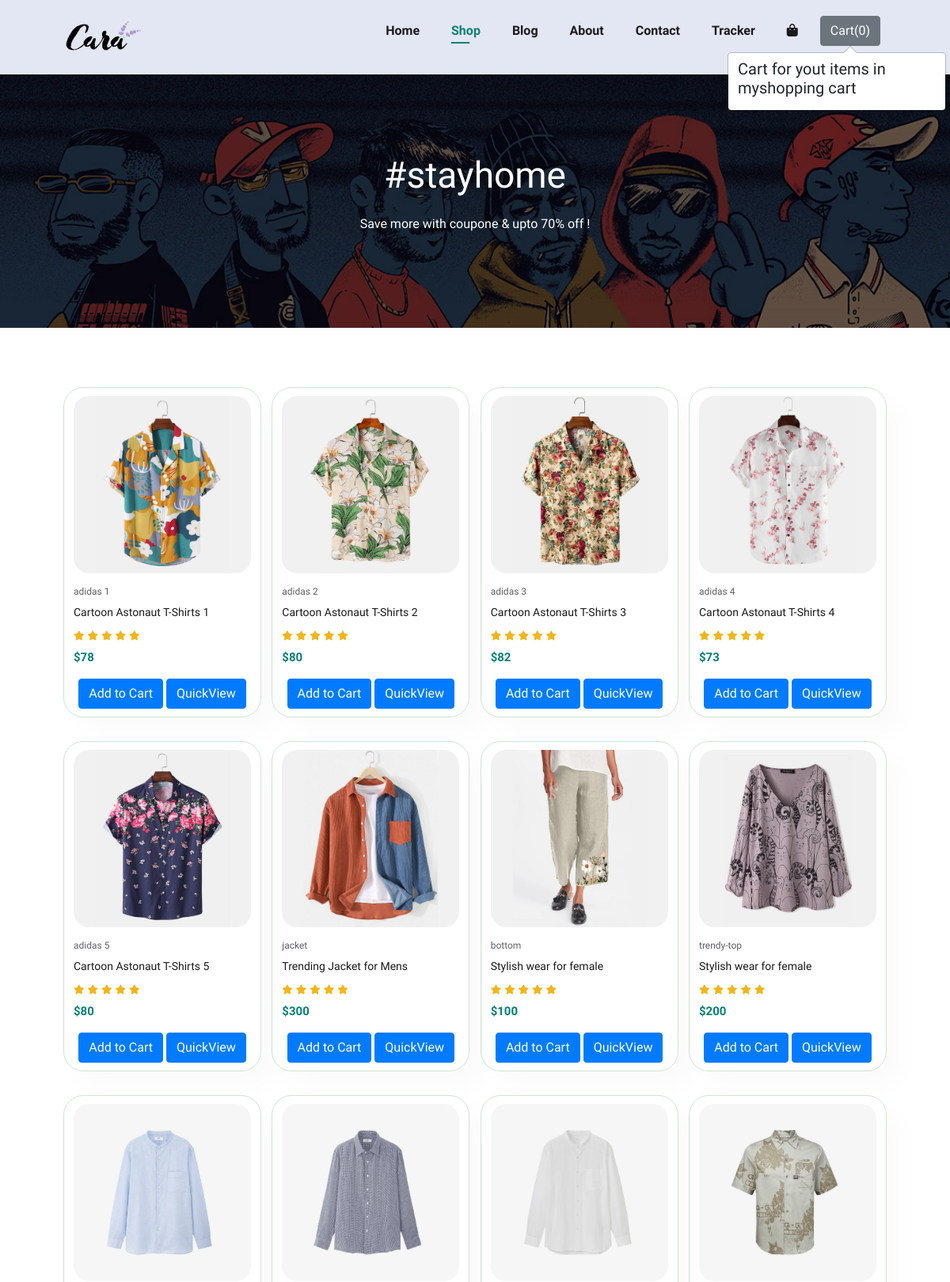
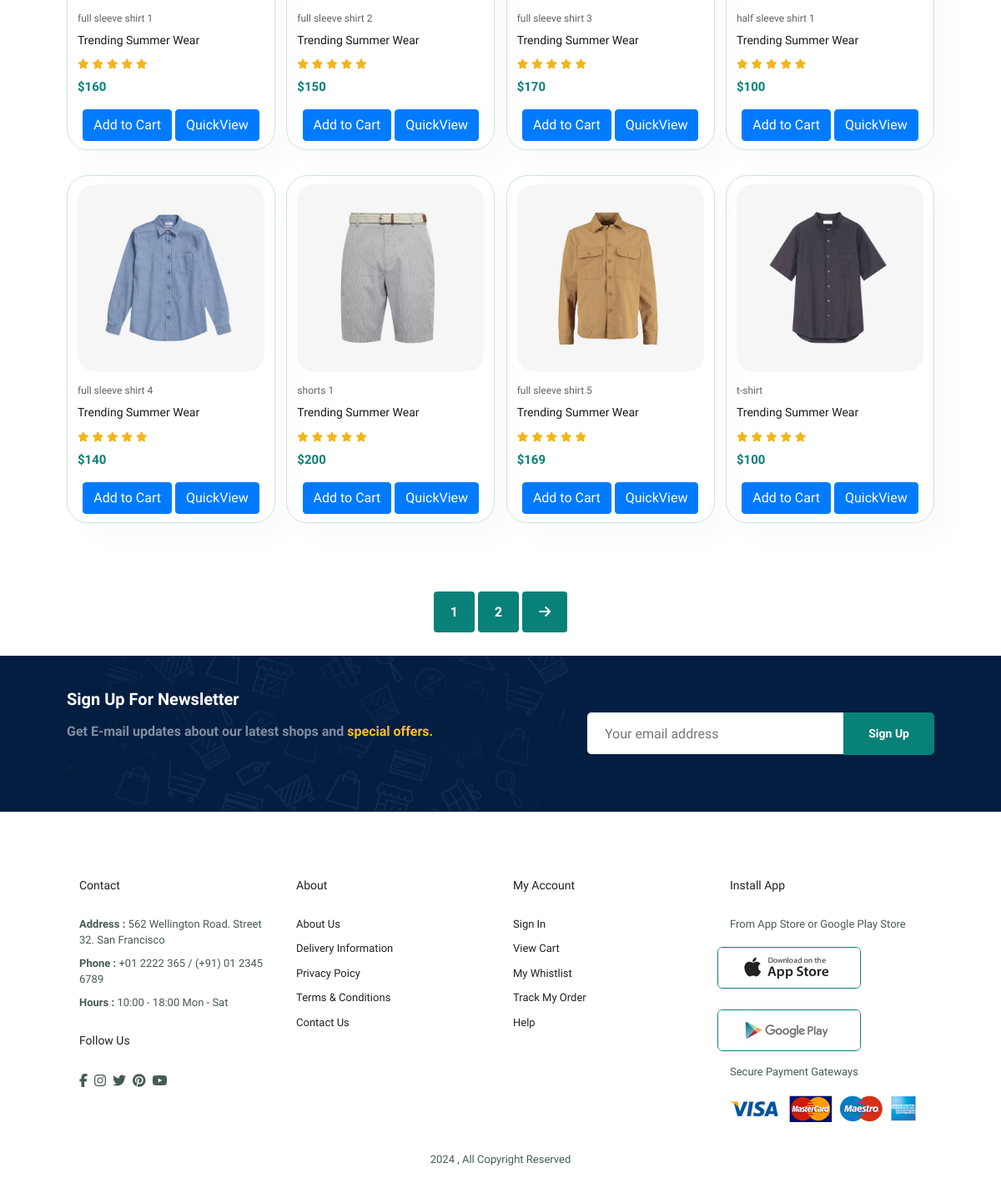
Screenshot of /cart/shop/ with the database file from the repository (2 pictures, top to bottom).
### cart/models.py (models this page shows, shortened)
class Products(models.Model):
    product_id = models.AutoField
    product_name = models.CharField(max_length=50)
    category = models.CharField(max_length=50 , default="")
    subcategory = models.CharField(max_length=50 , default="")
    price = models.IntegerField(default=0)
    desc = models.CharField(max_length=300)
    pub_date = models.DateField()
    image = models.ImageField(upload_to='cart/images' , default='')

### cart/views.py (the view)
# urls.py: path('shop/' , views.shop , name='shop'),
def shop(request):
    products = Products.objects.all()
    params = {
        'products' : products ,
    }
    return render(request , 'cart/shop.html' , params)

### cart/templates/cart/shop.html (shortened to what this page needs)
{% extends 'cart/base.html' %}{% block content %}
<section id="page-header">
    <h2>#stayhome</h2>
    <p>Save more with coupone & upto 70% off !</p>
</section>
<section id="product1" class="section-p1">
    <div class="prod-container">
        {% for i in products %}
        <div class="prod">
            <img src="/media/{{i.image}}" alt="">
            <div class="des">
                <span>{{i.product_name}}</span>
                <h5>{{i.desc}}</h5>
                <div class="stars">
                    <i class="fas fa-star"></i>
                    <i class="fas fa-star"></i>
                    <i class="fas fa-star"></i>
                    <i class="fas fa-star"></i>
                    <i class="fas fa-star"></i>
                </div>
                <h4>${{i.price}}</h4>
            </div>
            <span id="divpr{{i.id}}" class="divpr">
                <button id="pr{{i.id}}" class="btn btn-primary cart">Add to Cart</button>
                </span>
            <a href="/cart/products/{{i.id}}">
                <button id="qv{{i.id}}" class="btn btn-primary cart">QuickView</button>
            </a>
        </div>
        {% endfor %}
    </div>
</section>
<section id="pagination">
    <a href="#">1</a>
    <a href="#">2</a>
    <a href="#"><i class="fa-solid fa-arrow-right"></i></a>
</section>
{% endblock content %}

### cart/templates/cart/base.html (shortened to what this page needs)
{% load static %}
<!DOCTYPE html>
<html lang="en">
<head>
    <link rel="stylesheet" href="https://stackpath.bootstrapcdn.com/bootstrap/4.2.1/css/bootstrap.min.css">
    <link rel="stylesheet" href="{% static 'cart/css/style.css' %}">
    <link rel="stylesheet" href="https://cdnjs.cloudflare.com/ajax/libs/font-awesome/6.7.2/css/all.min.css"
    />
</head>
<body>
    <section id="header">
        <a href="/cart">
            <img src="/static/cart/img/logo.png" class="logo" alt="">
        </a>
        <div>
            <ul id="navbar">
                <li>
                    <a class="{% if request.path == '/cart/' %} active {% endif %}" href="/cart">Home</a>
                </li>
                <li>
                    <a class="{% if request.path == '/cart/shop/' %} active {% endif %}" href="/cart/shop">Shop</a>
                </li>
                <li>
                    <a class="{% if request.path == '/cart/blog/' %} active {% endif %}" href="/cart/blog">Blog</a>
                </li>
                <li>
                    <a class="{% if request.path == '/cart/about/' %} active {% endif %}" href="/cart/about">About</a>
                </li>
                <li>
                    <a class="{% if request.path == '/cart/contact/' %} active {% endif %}" href="/cart/contact">Contact</a>
                </li>
                <li>
                    <a class="{% if request.path == '/cart/tracker/' %} active {% endif %}" href="/cart/tracker">Tracker</a>
                </li>
                <li id="lg-bag">
                    <a class="{% if request.path == '/cart/cart/' %} active {% endif %}" href="/cart/cart">
                        <i class="fa-solid fa-bag-shopping cart1"></i>
                    </a>
                </li>
                <button type="button" class="btn btn-secondary mx-2" id="popcart" data-container="body" data-toggle="popover" data-html="true" data-placement="bottom" data-content="Vivamus
                sagittis lacus vel augue laoreet rutrum faucibus.">
                Cart(<span id="cart">0</span>)
                </button>
            </ul>
        </div>
    </section>
    {% block content %} {% endblock content %}
    <section id="newsletter" class="section-p1 section-m1">
        <div class="newstext">
            <h4>Sign Up For Newsletter</h4>
            <p>Get E-mail updates about our latest shops and <span>special offers.</span></p>
            < </div>
                <div class="form">
                    <input type="text" placeholder="Your email address">
                    <button class="normal">Sign Up</button>
                </div>
    </section>
    <footer class="section-p1">
        <div class="col">
            <h4>Contact</h4>
            <p><strong>Address : </strong>562 Wellington Road. Street 32. San Francisco</p>
            <p><strong>Phone : </strong>+01 2222 365 / (+91) 01 2345 6789</p>
            <p><strong>Hours : </strong>10:00 - 18:00 Mon - Sat</p>
            <div class="follow">
                <h4>Follow Us</h4>
                <div class="icon">
                    <i class="fa-brands fa-facebook-f"></i>
                    <i class="fa-brands fa-instagram"></i>
                    <i class="fa-brands fa-twitter"></i>
                    <i class="fa-brands fa-pinterest"></i>
                    <i class="fa-brands fa-youtube"></i>
                </div>
            </div>
        </div>
        <div class="col">
            <h4>About</h4>
            <a href="#">About Us</a>
            <a href="#">Delivery Information</a>
            <a href="#">Privacy Poicy</a>
            <a href="#">Terms & Conditions</a>
            <a href="#">Contact Us</a>
        </div>
        <div class="col">
            <h4>My Account</h4>
            <a href="#">Sign In</a>
            <a href="#">View Cart</a>
            <a href="#">My Whistlist</a>
            <a href="#">Track My Order</a>
            <a href="#">Help</a>
        </div>
        <div class="col install">
            <h4>Install App</h4>
            <p>From App Store or Google Play Store</p>
            <div class="row">
                <img src="/static/cart/img/pay/app.jpg" alt="">
                <img src="/static/cart/img/pay/play.jpg" alt="">
            </div>
            <p>Secure Payment Gateways</p>
            <img src="/static/cart/img/pay/pay.png" alt="">
        </div>
        <div class="copyright">
            <p>2024 , All Copyright Reserved</p>
        </div>
    </footer>
</body>
</html>

### cart/static/cart/css/style.css (style rules this page uses)
* { margin: 0; padding: 0; box-sizing: border-box; font-family: "Spartan", sans-serif; }
html { scroll-behavior: smooth; }
h2 { font-size: 46px; line-height: 54px; color: #222; }
h4 { font-size: 20px; color: #222; }
p { font-size: 16px; color: #465b52; margin: 15px 0 20px 0; }
.section-p1 { padding: 40px 80px; }
.section-m1 { margin: 40px 0; }
button.normal { font-size: 14px; font-weight: 600; padding: 15px 30px; color: #000; background-color: #fff; border-radius: 5px; cursor: pointer; border: none; outline: none; transition: 0.2s; }
body { width: 100%; }
#header { display: flex; align-items: center; justify-content: space-between; padding: 20px 80px; background: #e3e6f3; box-shadow: 0 5px 15px rgba(0, 0, 0, 0.06); z-index: 999; position: sticky; top: 0; left: 0; }
#navbar { display: flex; align-items: center; justify-content: center; }
#navbar li { list-style: none; padding: 0 20px; position: relative; }
#navbar a { text-decoration: none; font-size: 16px; font-weight: 600; color: #1a1a1a; transition: 0.3s ease; }
#navbar li a:hover, #navbar li a.active { color: #088178; }
#navbar li a.active::after, #navbar li a:hover::after { content: ""; width: 30%; height: 2px; background-color: #088178; position: absolute; bottom: -4px; left: 20px; }
#product1 { text-align: center; }
#product1 .prod-container { display: flex; justify-content: space-between; padding-top: 20px; flex-wrap: wrap; }
#product1 .prod { width: 23%; min-width: 250px; padding: 10px 12px; border: 1px solid #cce7d0; border-radius: 25px; cursor: pointer; box-shadow: 20px 20px 30px rgba(0, 0, 0, 0.02); margin: 15px 0; transition: 0.2s ease; position: relative; }
#product1 .prod img { width: 100%; border-radius: 20px; }
#product1 .prod .des { text-align: start; padding: 10px 0; position: relative; }
#product1 .prod .des span { color: #606063; font-size: 12px; }
#product1 .prod .des h5 { padding-top: 7px; color: #1a1a1a; font-size: 14px; }
#product1 .prod .des i { font-size: 12px; color: rgb(243, 181, 25); }
#product1 .prod .des h4 { padding-top: 7px; font-size: 15px; font-weight: 700; color: #088178; }
#newsletter { display: flex; flex-wrap: wrap; justify-content: space-between; align-items: center; background-image: url("../img/banner/b14.png"); background-repeat: no-repeat; background-position: 20% 30%; background-color: #041e42; }
#newsletter h4 { font: 22px; font-weight: 700; color: #fff; }
#newsletter p { font: 14px; font-weight: 600; color: #818ea0; }
#newsletter span { color: #ffbd27; }
#newsletter .form { display: flex; width: 40%; }
#newsletter input { height: 3.125rem; width: 100%; font: 14px; padding: 0 1.25em; border: 1px solid transparent; border-radius: 5px; outline: none; border-top-right-radius: 0; border-bottom-right-radius: 0; }
#newsletter button { background-color: #088178; color: #fff; white-space: nowrap; border-top-left-radius: 0; border-bottom-left-radius: 0; }
footer { display: flex; flex-wrap: wrap; justify-content: space-between; }
footer .col { display: flex; flex-direction: column; align-items: flex-start; margin-bottom: 20px; }
footer h4 { font-size: 14px; padding-bottom: 20px; }
footer p { font-size: 13px; margin: 0 0 8px 0; }
footer a { font-size: 13px; margin-bottom: 10px; text-decoration: none; color: #222; }
footer .follow { margin-top: 20px; }
footer .follow i { color: #465b52; padding-right: 4px; cursor: pointer; }
footer .install .row img { border: 1px solid #088178; border-radius: 6px; }
footer .install img { margin: 10px 0 15px 0; }
footer .copyright { width: 100%; text-align: center; }
#page-header { background-image: url("../img/banner/b1.jpg"); width: 100%; height: 40vh; background-size: cover; display: flex; justify-content: center; text-align: center; flex-direction: column; padding: 14px; }
#page-header h2, #page-header p { color: #fff; }
#pagination { text-align: center; margin-top: 40px; }
#pagination a { text-decoration: none; background-color: #088178; padding: 15px 20px; border-radius: 4px; color: #fff; font-weight: 600; }
#pagination a i { font-size: 16px; font-weight: 600; }
#cart { overflow-x: auto; }

### rows the page displays
Products: image (picture), product_name "adidas 1", desc "Cartoon Astonaut T-Shirts 1", price "78"
Products: image (picture), product_name "adidas 2", desc "Cartoon Astonaut T-Shirts 2", price "80"
Products: image (picture), product_name "adidas 3", desc "Cartoon Astonaut T-Shirts 3", price "82"
Products: image (picture), product_name "adidas 4", desc "Cartoon Astonaut T-Shirts 4", price "73"
Products: image (picture), product_name "adidas 5", desc "Cartoon Astonaut T-Shirts 5", price "80"
Products: image (picture), product_name "jacket", desc "Trending Jacket for Mens", price "300"
Products: image (picture), product_name "bottom", desc "Stylish wear for female", price "100"
Products: image (picture), product_name "trendy-top", desc "Stylish wear for female", price "200"
Products: image (picture), product_name "full sleeve shirt 1", desc "Trending Summer Wear", price "160"
Products: image (picture), product_name "full sleeve shirt 2", desc "Trending Summer Wear", price "150"
Products: image (picture), product_name "full sleeve shirt 3", desc "Trending Summer Wear", price "170"
Products: image (picture), product_name "half sleeve shirt 1", desc "Trending Summer Wear", price "100"
Products: image (picture), product_name "full sleeve shirt 4", desc "Trending Summer Wear", price "140"
Products: image (picture), product_name "shorts 1", desc "Trending Summer Wear", price "200"
Products: image (picture), product_name "full sleeve shirt 5", desc "Trending Summer Wear", price "169"
Products: image (picture), product_name "t-shirt", desc "Trending Summer Wear", price "100"
